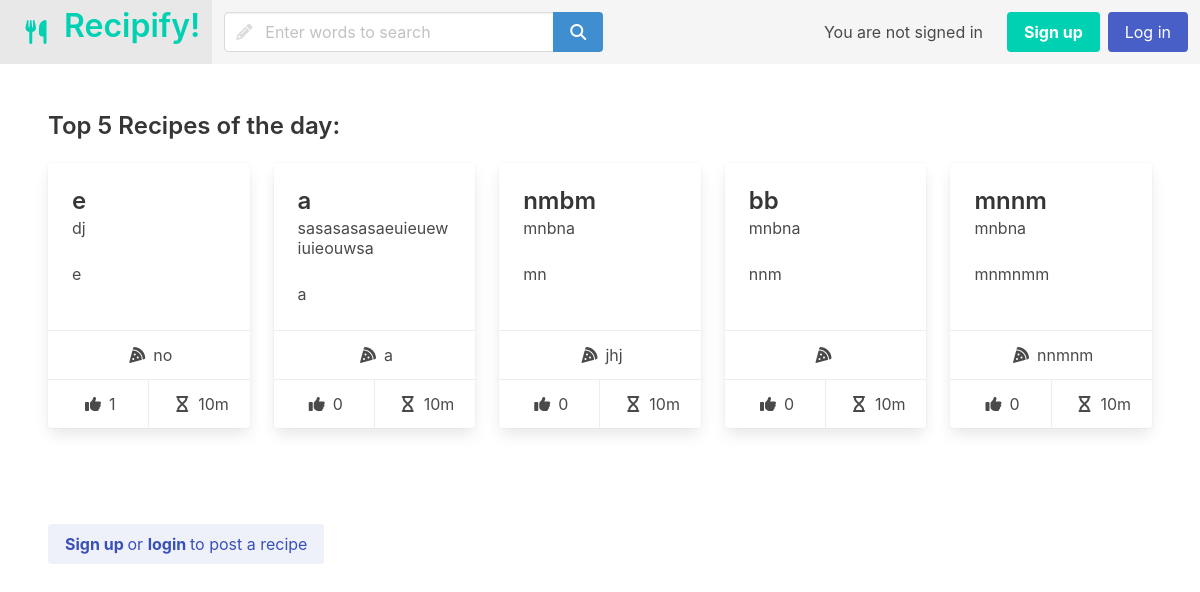
Before: / with the older database file.
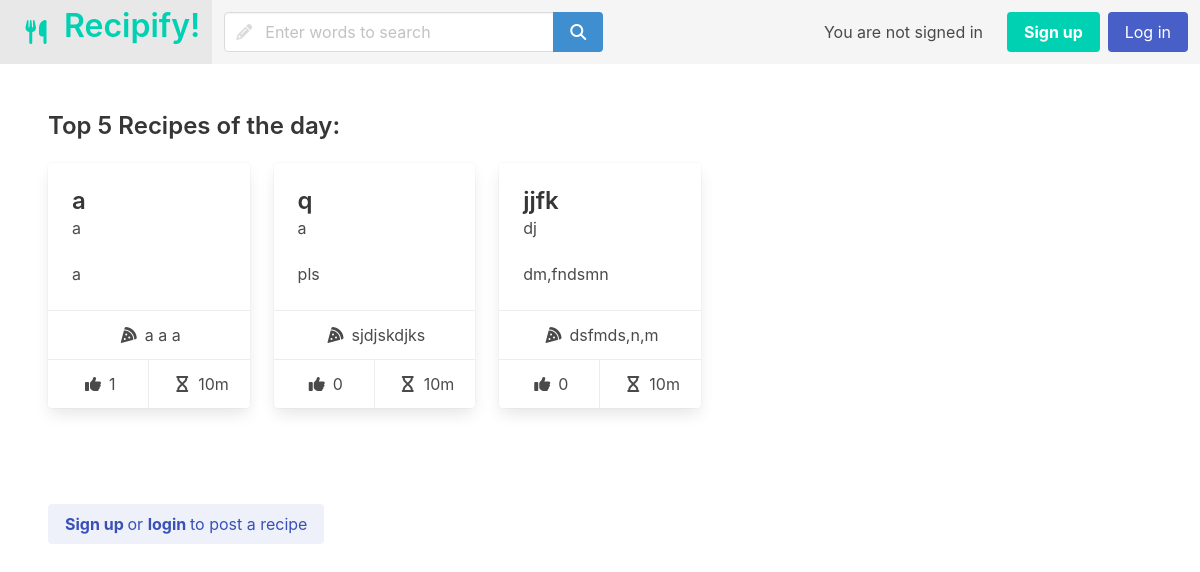
After: the same page with the newer database file.
### recipe_app/models.py (models this page shows, shortened)
class Recipe(models.Model):
    recipe_name = models.CharField(max_length=200)
    description = models.CharField(max_length=400)
    serves = models.IntegerField(default=1)
    prep_time = models.IntegerField(default=1)
    cuisine = models.CharField(max_length=50, default="None set")
    steps = models.TextField(max_length=10000)
    pub_date = models.DateTimeField('date published')
    username = models.CharField(max_length=200)
    user = models.ForeignKey(User, on_delete=models.CASCADE, related_name='user')
    like_number = models.IntegerField(default=0)
    user_likes = models.ManyToManyField(User, related_name='user_likes')
    photo = models.ImageField(upload_to='recipes/', blank=True)

### recipe_app/views.py (the view)
# urls.py: path('', views.home, name='home'),
def home(request):
    try:
        s = request.GET['send']
    except:
        s = None
    top_recipe_list = Recipe.objects.order_by('-like_number')[:5]
    context = {'recipes': top_recipe_list, 's':s, 'amount':len(Recipe.objects.filter(username=request.user.username))}
    return render(request, 'homepage.html', context)

### recipe_app/templates/homepage.html (shortened to what this page needs)
<!DOCTYPE html>
<html>
    <link rel="stylesheet" href="https://cdn.jsdelivr.net/npm/bulma@0.9.3/css/bulma.min.css">
{% include "navbar.html" %}
    <body>
        <section class="section">
            <p class="title is-4">Top 5 Recipes of the day:</p>
            {% if recipes %}
            {% include 'recipe_cards.html' %}
            {% else %}
            There are no recipes to display.
            {% endif %}
        </section>
        {% if request.user.is_authenticated %}
        <section class="section">
            <form enctype="multipart/form-data" action=/send/ method="POST">
                <div class="columns">
                    <div class="column is-half">
                        {% csrf_token %}
                        <div class="field">
                            <label for="name_txt" class="label">Recipe Name</label>
                            <input type="text" id="name_txt" name="name_txt" class="input" placeholder="e.g. Tacos">
                        </div>
                        <div class="columns">
                            <div class="column is-three-quarters">
                                <div class="field">
                                    <label for="description" class="label">Description</label>
                                    <textarea style="min-height:144px;height:100%" id="description" name="description" class="textarea has-fixed-size" placeholder="e.g. Easy, quick tacos!"></textarea>
                                </div>
                                <div class="field">
                                <input type="file" name="userimage" id="userimage" accept="image/*">
                                </div>
                            </div>
                            {% comment %} <script>
                                const fileInput = document.querySelector('#file-js-example input[type=file]');
                                fileInput.onchange = () => {
                                    if (fileInput.files.length > 0) {
                                    const fileName = document.querySelector('#file-js-example .file-name');
                                    fileName.textContent = fileInput.files[0].name;
                                    }
                                }
                                document.getElementById('filename').innerHTML = fileName;
                                document.getElementById('fileinput').innerHTML = fileInput;
                            </script> {% endcomment %}
                            <div class="column">
                                <div class="field">
                                    <label for="serves" class="label">Serves</label>
                                    <input type="number" id="serves" name="serves" min="1" class="input" placeholder="e.g. 4" value="4">
                                </div>
                                <div class="field">
                                    <label for="prep" class="label">Prep Time (m)</label>
                                    <input type="number" id="prep" name="prep" min="1" class="input" placeholder="e.g. 10" value="10">
                                </div>
                                <div class="field">
                                    <label for="cuisine" class="label">Cuisine</label>
                                    <input type="text" id="cuisine" name="cuisine" placeholder="e.g. Indian" class="input">
                                </div>
                            </div>
                        </div>
                        <div class="field">
                            <label for="ingredients" class="label">Ingredients
                                <div class="dropdown is-hoverable">
                                    <div class="dropdown-trigger">
                                        <button class="button is-static is-small" aria-haspopup="true" aria-controls="dropdown-menu4">
                                            <span class="icon is-small">
                                                <i class="fas fa-info" aria-hidden="true"></i>
                                            </span>
                                        </button>
                                    </div>
                                    <div class="dropdown-menu" id="dropdown-menu4" role="menu">
                                        <div class="dropdown-content">
                                            <div class="dropdown-item">
                                                <p>Put a space between the quantity and the ingredient. If there is no quantity, put '-'. For multiple word quantities use '-' between the words.</p>
                                            </div>
                                        </div>
                                    </div>
                                </div>
                            </label>
                            <textarea rows="10" cols="80" id="ingredients" name="ingredients" class="textarea has-fixed-size" placeholder="175g pack baby corn
1-sliced-(190g) large red onion
1-deseeded-and-roughly-chopped red pepper
½-tsp cumin seeds
2-tsp olive oil
1-halved-lengthways-(110g) large ripe kiwi
1-halved-(115g) large tomato
100g wholemeal flour
1 large garlic clove
15g-chopped fresh coriander
1-tsp vegan bouillon powder
½-tsp smoked paprika
85g finely shredded red cabbage"></textarea>
                        </div>
                    </div>
                    <div class="column bm--textarea-equal-height">
                        <div class="field">
                            <label for="steps" class="label">Method</label>
                            <textarea style="min-height:529px;height:100%" id="steps" name="steps" class="textarea has-fixed-size" placeholder="STEP 1
Heat oven to 220C/200C fan/gas 7. Pile the corn, red onion and pepper into a large shallow roasting tin and toss with the cumin seeds and oil. Add the kiwi and tomato on one side of the tin and roast for 20 mins.
STEP 2
Meanwhile, mix 60ml water into the flour with the blade of a knife to make a dough. Knead briefly until smooth, then cut equally into four and roll out each piece on a lightly floured surface into a 16cm round tortilla. Cover with a tea towel to stop them drying out.
STEP 3
Remove the cooked tomato and kiwi from the tin and return the veg to the oven for 10 mins. Remove the skin from the kiwi and scoop the flesh into a bowl with the tomato, garlic, half the coriander, bouillon and paprika. Use a hand blender to blitz to a smooth salsa.
STEP 4
Heat a large non-stick frying pan, without oil, and cook the tortillas one at a time for a minute on one side and about 10 seconds on the other, until you see them puff up a little. Spread a tortilla with some salsa, top with cabbage and roasted veg, then scatter with the remaining coriander. Add a spoonful more salsa and eat with your hands."></textarea>
                        </div>
                    </div>
                </div>
                <div class="columns">
                    <div class="column"></div>
                <div class="column is-narrow"><input class="button is-primary is-large" type="submit" name="Send"></div>
                </div>
            </form>
        </section>
        {% else %}
        <section class="section"><a class="button is-link is-light" href="{% url 'signup_login' %}"><strong>Sign up&nbsp</strong>or&nbsp<strong>login&nbsp</strong>to post a recipe</a></section>
        {% endif %}
    </body>

### recipe_app/templates/navbar.html (shortened to what this page needs)
<nav class="navbar is-light" role="navigation" aria-label="main navigation">
    <div class="navbar-brand">
        <a class="navbar-item" href="{% url 'home' %}">
            <span class="icon-text">
            <span class="icon is-large has-text-primary"><i class="fa-solid fa-utensils fa-xl"></i></span>
            <span><h1 class="title has-text-primary">Recipify!</h1></span>
            </span>
        </a>
  </div>
    <div id="navbarBasicExample" class="navbar-menu">
    <div class="navbar-start">
        <div class="navbar-item">
            <form action=/search/ method="POST">
                <div class="field has-addons">
                    <div class="control has-icons-left has-icons-right">
                        <input type="text" class="input" placeholder="Enter words to search" id='keywords' name='keywords'>
                        <span class="icon is-left">
                        </span>
                    </div>
                    <p class="control">
                        <button class="button is-info" type="submit"><i class="fa-solid fa-magnifying-glass"></i></button>
                    </p>
                </div>
            </form>
        </div>
    </div>
    </div>
    <div class="navbar-end">
        <div class="navbar-item">
        {% if request.user.is_authenticated %}
        You are signed in as&nbsp;<strong>{{ request.user.username }}</strong>{% if request.user.is_staff %}{% endif %}
        {% else %}
        You are not signed in
        {% endif %}
        </div>
        <div class="navbar-item">
          <div class="buttons">
            {% if request.user.is_authenticated %}
            {% if request.user.is_staff %}
            <a class="button is-danger" href="/updatelog">Update Log</a>
            <a class="button is-warning" href="/admin">Admin</a>
            {% endif %}
            <a class="button is-link" href="/profile?username={{ request.user.username }}"><strong>Profile</strong></a>
            <a class="button is-primary" href="{% url 'log_out' %}">
                Logout
            </a>
            {% else %}
            <a class="button is-primary" href="{% url 'signup_login' %}">
                <strong>Sign up</strong>
              </a>
              <a class="button is-link" href="{% url 'signup_login' %}">
                Log in
              </a>
            {% endif %}
          </div>
        </div>
      </div>
</nav>

### recipe_app/templates/recipe_cards.html
<div class="columns is-desktop is-multiline has-background-white">
        {% for recipe in recipes %}
        <div class="column is-one-fifth">
        {% include 'recipe_card.html' %}
        </div>
        {% endfor %}
    </div>

### recipe_app/templates/recipe_card.html (shortened to what this page needs)
<a href="/view?id={{ recipe.id }}">
    <div class="card bm--card-equal-height">
        <div class="card-content">
            <div class="content">
                <p class="title is-4">{{ recipe.recipe_name }}</p>
                <p class="subtitle is-6">{{ recipe.username }}</p>
            </div>
            <div class="content">
                <p>{{ recipe.description }}</p>
            </div>
        </div>
        <div class="card-footer bm--card-footer--top-section">
            <p class="card-footer-item">
                <span class="icon-text">
                    <span class="icon">
                        <i class="fas fa-pizza-slice"></i>
                    </span>
                    <span>{{ recipe.cuisine }}</span>
                </span>
            </p>
        </div>
        <div class="card-footer">
            <p class="card-footer-item">
                <span class="icon-text">
                    <span class="icon">
                        <i class="fa-solid fa-thumbs-up"></i>
                    </span>
                    <span>{{ recipe.like_number }}</span>
                </span>
            </p>
            <p class="card-footer-item">
                <span class="icon-text">
                    <span class="icon">
                        <i class="fa-solid fa-hourglass"></i>
                    </span>
                    <span>{{ recipe.prep_time }}m</span>
                </span>
            </p>
        </div>
    </div>
</a>

### recipe_app/templates/recipe_card.html (style rules this page uses)
.bm--card-equal-height { display: flex; flex-direction: column; height: 100%; }
.bm--card-equal-height .bm--card-footer--top-section { margin-top: auto; }

Changed rows visible on the page:
removed Recipe: recipe_name "nmbm", username "mnbna", description "mn", cuisine "jhj", like_number "0", prep_time "10"
removed Recipe: recipe_name "mnnm", username "mnbna", description "mnmnmm", cuisine "nnmnm", like_number "0", prep_time "10"
changed Recipe (number 1 of 3 on the later page): username "sasasasasaeuieuewiuieouwsa" → "a"; cuisine "a" → "a a a"; like_number "0" → "1"; moves up the list
changed Recipe: recipe_name "e" → "q"; username "dj" → "a"; description "e" → "pls"; cuisine "no" → "sjdjskdjks"; like_number "1" → "0"
changed Recipe: recipe_name "bb" → "jjfk"; username "mnbna" → "dj"; description "nnm" → "dm,fndsmn"; cuisine (not shown) → "dsfmds,n,m"
